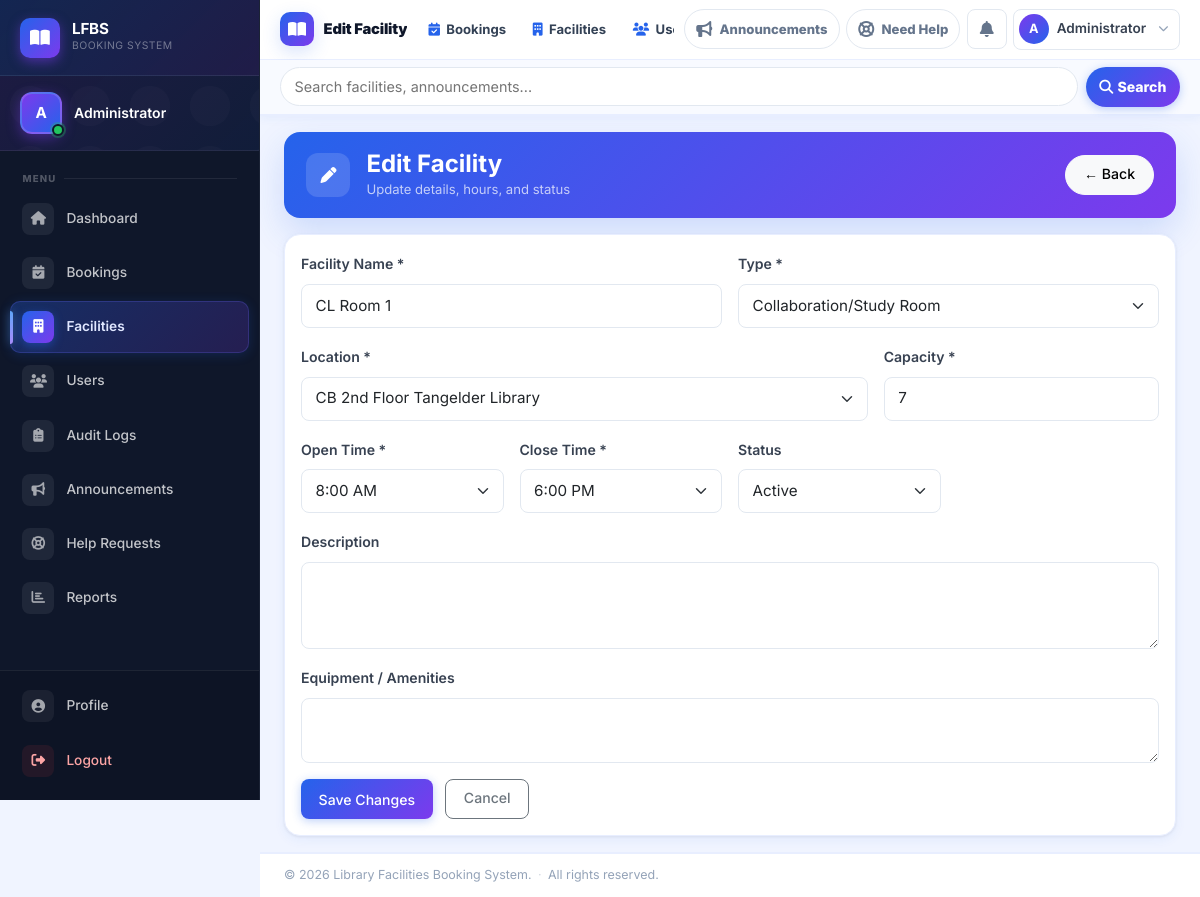
/admin/edit_facility.php?id=1 (signed in), run on the app's committed database.
### tables this page shows
CREATE TABLE IF NOT EXISTS `facilities` (
    `id`              INT            NOT NULL AUTO_INCREMENT,
    `name`            VARCHAR(120)   NOT NULL,
    `type`            VARCHAR(60)    DEFAULT NULL  COMMENT 'study_room, museum, reading_hall, etc.',
    `location`        VARCHAR(120)   DEFAULT NULL,
    `capacity`        SMALLINT       UNSIGNED NOT NULL DEFAULT 0,
    `open_time`       TIME           NOT NULL DEFAULT '08:00:00',
    `close_time`      TIME           NOT NULL DEFAULT '18:00:00',
    `status`          ENUM('active','inactive') NOT NULL DEFAULT 'active',

     
    `instant_booking` TINYINT(1)     NOT NULL DEFAULT 0  COMMENT '1 = confirmed immediately without admin approval',
    `requires_letter` TINYINT(1)     NOT NULL DEFAULT 0  COMMENT '1 = letter upload mandatory',
    `max_bookings_day` SMALLINT      UNSIGNED NOT NULL DEFAULT 0 COMMENT '0 = no daily cap',

     
    `allowed_slots`   TEXT           DEFAULT NULL COMMENT 'JSON: [{label,start,end}]',
    `purpose_options` TEXT           DEFAULT NULL COMMENT 'JSON: ["Lecture","Meeting",...]',

    `facility_group`  VARCHAR(50)    DEFAULT NULL COMMENT 'cl | morelos | library',
    `created_at`      TIMESTAMP      NOT NULL DEFAULT CURRENT_TIMESTAMP,
    `updated_at`      TIMESTAMP      NOT NULL DEFAULT CURRENT_TIMESTAMP ON UPDATE CURRENT_TIMESTAMP,

    PRIMARY KEY (`id`),
    INDEX `idx_facilities_status`  (`status`),
    INDEX `idx_facilities_group`   (`facility_group`)
);

### includes/functions.php (called while the page is built, shortened)
<?php
function e($str) {
    return htmlspecialchars((string)$str, ENT_QUOTES, 'UTF-8');
}

### admin/edit_facility.php (the view, shortened to what this page needs)
<?php
require_once __DIR__ . '/../includes/bootstrap.php';
$id = (int)($_GET['id'] ?? 0);
$stmt = $pdo->prepare('SELECT * FROM facilities WHERE id = ?');
$stmt->execute([$id]);
$facility = $stmt->fetch();
require_once __DIR__ . '/../includes/header.php';
require_once __DIR__ . '/../includes/navbar.php';
?>
<main><div class="container-fluid py-3 px-3 px-lg-4 admin-page">
<div class="admin-hero mb-3">
  <div class="d-flex flex-wrap justify-content-between align-items-center gap-2">
    <div class="d-flex align-items-center gap-3">
      <div class="admin-hero-icon"><i class="fas fa-pen"></i></div>
      <div>
        <h4 class="mb-0 fw-bold text-white">Edit Facility</h4>
        <div class="admin-hero-sub">Update details, hours, and status</div>
      </div>
    </div>
    <a href="<?= BASE_URL ?>/admin/manage_facilities.php" class="btn btn-light btn-sm">← Back</a>
  </div>
</div>
<div class="card">
  <div class="card-body">
    <form method="POST" action="?id=<?= $id ?>">
      <div class="row g-3">
        <div class="col-md-6">
          <label class="form-label fw-semibold">Facility Name *</label>
          <input type="text" name="name" class="form-control" value="<?= e($facility['name']) ?>" required>
        </div>
        <div class="col-md-6">
          <label class="form-label fw-semibold">Type *</label>
          <select name="type" class="form-select" required>
            <?php foreach ([
                'collaboration_room'   => 'Collaboration/Study Room',
                'electronic_resources' => 'Electronic Resources Room',
                'meeting_room'         => 'Meeting/Discussion Room',
                'artifacts_room'       => 'Artifacts Room',
                'reading_hall'         => 'Reading Hall',
                'study_room'           => 'Study Room',
                'conference_room'      => 'Conference Room',
                'auditorium'           => 'Auditorium',
                'other'                => 'Other',
            ] as $val=>$lbl): ?>
              <option value="<?= $val ?>" <?= $facility['type']===$val ? 'selected' : '' ?>><?= $lbl ?></option>
            <?php endforeach; ?>
          </select>
        </div>
        <div class="col-md-8">
          <label class="form-label fw-semibold">Location *</label>
          <select name="location" class="form-select" required>
            <?php
            $locations = [
              'CB 2nd Floor Tangelder Library',
              'CB 2nd Floor',
              'CB 3rd Floor',
              'Basic Ed. Library 2nd Floor',
              'Basic Ed. Library Ground Floor',
            ];
            $selLoc = $facility['location'] ?? '';
            foreach ($locations as $loc): ?>
              <option value="<?= e($loc) ?>" <?= $selLoc === $loc ? 'selected' : '' ?>><?= e($loc) ?></option>
            <?php endforeach; ?>
          </select>
        </div>
        <div class="col-md-4">
          <label class="form-label fw-semibold">Capacity *</label>
          <input type="number" name="capacity" class="form-control" min="1" value="<?= e($facility['capacity']) ?>" required>
        </div>
        <div class="col-md-3">
          <label class="form-label fw-semibold">Open Time *</label>
          <select name="open_time" class="form-select" required>
            <?php
            $selOpen = substr($facility['open_time'], 0, 5);
            $s = strtotime('07:00'); $e = strtotime('18:00');
            for ($t = $s; $t <= $e; $t += 1800):
                $val = date('H:i', $t);
                $lbl = date('g:i A', $t);
            ?>
            <option value="<?= $val ?>" <?= $selOpen === $val ? 'selected' : '' ?>><?= $lbl ?></option>
            <?php endfor; ?>
          </select>
        </div>
        <div class="col-md-3">
          <label class="form-label fw-semibold">Close Time *</label>
          <select name="close_time" class="form-select" required>
            <?php
            $selClose = substr($facility['close_time'], 0, 5);
            $s = strtotime('07:00'); $e = strtotime('18:00');
            for ($t = $s; $t <= $e; $t += 1800):
                $val = date('H:i', $t);
                $lbl = date('g:i A', $t);
            ?>
            <option value="<?= $val ?>" <?= $selClose === $val ? 'selected' : '' ?>><?= $lbl ?></option>
            <?php endfor; ?>
          </select>
        </div>
        <div class="col-md-3">
          <label class="form-label fw-semibold">Status</label>
          <select name="status" class="form-select">
            <option value="active"   <?= $facility['status']==='active'   ? 'selected' : '' ?>>Active</option>
          </select>
        </div>
        <div class="col-12">
          <label class="form-label fw-semibold">Description</label>
          <textarea name="description" class="form-control" rows="3"><?= e($facility['description'] ?? '') ?></textarea>
        </div>
        <div class="col-12">
          <label class="form-label fw-semibold">Equipment / Amenities</label>
          <textarea name="equipment" class="form-control" rows="2"><?= e($facility['equipment'] ?? '') ?></textarea>
        </div>
      </div>
      <button type="submit" class="btn btn-primary mt-3">Save Changes</button>
      <a href="<?= BASE_URL ?>/admin/manage_facilities.php" class="btn btn-outline-secondary mt-3 ms-2">Cancel</a>
    </form>
  </div>
</div>
<?php require_once __DIR__ . '/../includes/footer.php'; ?>

### assets/css/style.css (style rules this page uses)
*, *::before, *::after { box-sizing: border-box; }
:root { --blue: #2563eb; --blue-dark: #1d4ed8; --blue-light: #dbeafe; --blue-subtle: #eff6ff; --purple: #7c3aed; --purple-dark: #6d28d9; --purple-light: #ede9fe; --purple-subtle: #f5f3ff; --yellow: #d97706; --yellow-dark: #b45309; --yellow-light: #fef3c7; --yellow-subtle: #fffbeb; --green: #059669; --green-light: #d1fae5; --red: #dc2626; --red-light: #fee2e2; --color-primary: var(--blue); --color-surface: #ffffff; --color-bg: #f0f4ff; --color-border: #e2e8f0; --color-muted: #64748b; --radius-card: 12px; --shadow-card: 0 1px 3px rgba(0,0,0,.07), 0 4px 12px rgba(37,99,235,.06); --shadow-hover: 0 8px 28px rgba(37,99,235,.15); --space-xs: clamp(.25rem, 1vw, .5rem); --space-sm: clamp(.5rem, 2vw, 1rem); --space-md: clamp(.75rem, 3vw, 1.25rem); --space-lg: clamp(1rem, 4vw, 2rem); --grad-blue: linear-gradient(135deg, #2563eb, #7c3aed); --grad-yellow: linear-gradient(135deg, #f59e0b, #d97706); --grad-purple: linear-gradient(135deg, #7c3aed, #4f46e5); }
html { font-size: 16px; }
body { background: var(--color-bg); font-family: 'Inter', system-ui, sans-serif; font-size: clamp(14px, 2vw, 16px); line-height: 1.6; min-height: 100vh; display: flex; flex-direction: column; color: #0f172a; }
.card { border: 1px solid #e8eeff !important; box-shadow: var(--shadow-card); border-radius: var(--radius-card) !important; background: var(--color-surface); }
.form-label { font-weight: 600; font-size: clamp(.82rem, 1.8vw, .88rem); color: #374151; }
.form-control, .form-select { font-size: clamp(.85rem, 2vw, .95rem); padding: .55rem .85rem; min-height: 44px; border: 1.5px solid var(--color-border); border-radius: 8px; transition: border-color .2s, box-shadow .2s; }
.btn { min-height: 40px; font-size: clamp(.82rem, 1.8vw, .88rem); padding: .45rem 1.1rem; font-weight: 500; border-radius: 8px; transition: transform .15s, box-shadow .15s; }
.btn-primary { background: var(--grad-blue) !important; border: none !important; box-shadow: 0 2px 10px rgba(37,99,235,.3); }
main, .main-content { flex: 1; }

### assets/css/layout.css (style rules this page uses)
:root { --sidebar-w: 260px; --topbar-h: 112px; --sidebar-bg: #0f172a; --sidebar-hover: rgba(255,255,255,.07); --sidebar-active: rgba(37,99,235,.25); --sidebar-text: rgba(255,255,255,.75); --topbar-bg: #ffffff; --transition: .26s cubic-bezier(.4,0,.2,1); }
body { overflow-x: hidden; }
.page-content main { flex: 1; }

### assets/css/dashboard.css (style rules this page uses)
.admin-page .card, .admin-dashboard .card { border-radius: 16px !important; }
.admin-hero { background: linear-gradient(135deg,#2563eb 0%,#7c3aed 100%); border-radius: 16px; padding: 1.15rem 1.4rem; color: #fff; box-shadow: 0 14px 34px rgba(37,99,235,.18); }
.admin-hero-icon { width: 44px; height: 44px; border-radius: 12px; background: rgba(255,255,255,.14); display: inline-flex; align-items: center; justify-content: center; flex-shrink: 0; }
.admin-hero-sub { color: rgba(255,255,255,.70); font-size: .82rem; }
.admin-hero .btn { border-radius: 999px !important; }

### data on the page
facilities: name "CL Room 1", capacity "7", open_time "8:00 AM", close_time "6:00 PM", status "Active"

### other printed values
APP_SHORT "LFBS"
mb_substr($name, 0, 1) "A"
$name "Administrator"
$item['label'] "Dashboard"
$item['label'] "Bookings"
$item['label'] "Facilities"
$item['label'] "Users"
$item['label'] "Audit Logs"
$item['label'] "Announcements"
$item['label'] "Help Requests"
$item['label'] "Reports"
$_topTitle "Edit Facility"
$qi['label'] "Bookings"
$qi['label'] "Facilities"
APP_NAME "Library Facilities Booking System"
